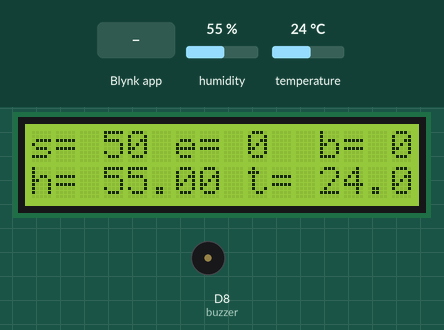
Simulated run of this sketch. Board: ESP8266 (NodeMCU). Parts: 16×2 character LCD, buzzer (waves = sounding, pin HIGH). Inputs (shaded band) come from the test bench; at power-on: humidity 55 %, temperature 24 °C. WiFi joins after 1.5 s; servers stay silent unless stated.

Above: at 4.5 s.
4.6 s: humidity set to 22 %
At 9.1 s:
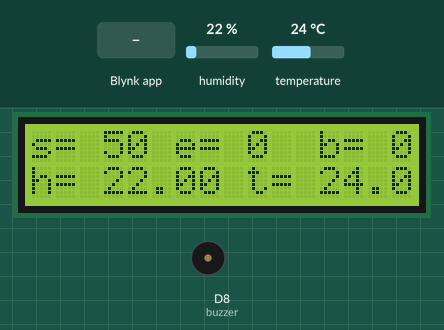
9.4 s: Blynk app writes 1 to V0
At 11.1 s:
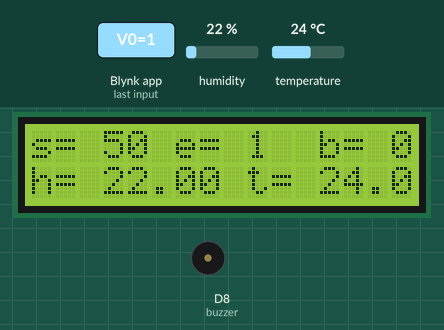
11.4 s: Blynk app writes 1 to V9
At 12.3 s:
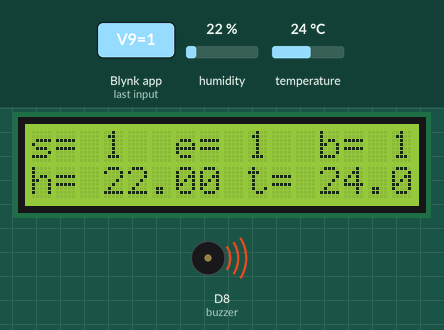
13.4 s: temperature set to 12 °C
At 16.6 s:
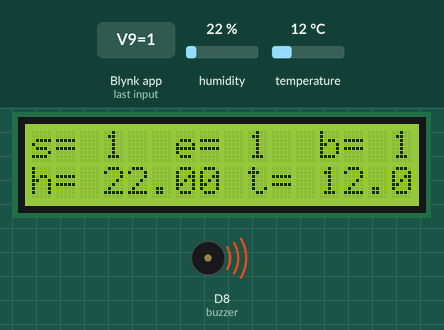
17.4 s: humidity set to 40 %
At 20.8 s:
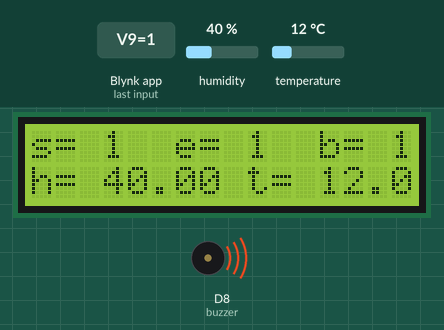
21.4 s: temperature set to 19 °C
At 25.0 s:
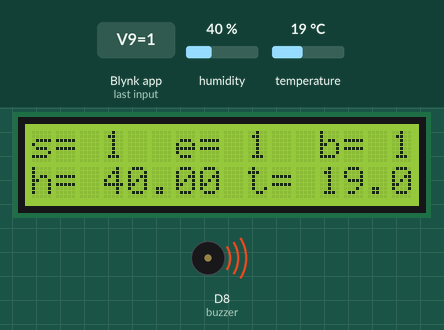
Timing chart, 0 to 26.4 s (numbered marks = the images above; inputs shaded):
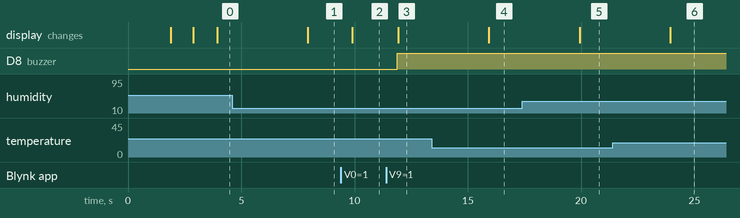

The sketch:

ESP8266LCD.ino
```cpp
#define BLYNK_TEMPLATE_ID "TMPL6KBHYIu_B"
#define BLYNK_TEMPLATE_NAME "mencoba led"
#define BLYNK_AUTH_TOKEN "HOuzqhk8y5AfZGRMsIP2d3Ch5XVWx4zg"

#define typeDHT DHT11
#define BLYNK_PRINT Serial
#include <ESP8266WiFi.h>
#include <BlynkSimpleEsp8266.h>
#include "DHT.h"
#include <LCD_I2C.h>

LCD_I2C LCD(0x27, 16,2);
BlynkTimer timer;
char ssid[] = "BPVP-SIDOARJO";
char pass[] = "bpvpsda2024";

const int  DHTPIN = D7;
 int buzzer = D8;
DHT suhu(DHTPIN,typeDHT);

int tombol = 0;
int batasSuhu = 50;
float celcius = 0;
float kelembapan = 0;
float celcuisHindex = 0;
BLYNK_WRITE(V0) {
 tombol = param.asInt(); // membaca tombol dari blynk
}

BLYNK_WRITE(V9) {
 batasSuhu = param.asInt(); // membaca batas suhu dari bllynk
}

void bacaSuhu(){
   kelembapan = suhu.readHumidity();
   celcius = suhu.readTemperature();
   celcuisHindex = suhu.computeHeatIndex(celcius,kelembapan,false);

  Blynk.virtualWrite(V7, celcuisHindex); //menampilkan ke V7

  if (tombol == 1 && celcuisHindex >= batasSuhu) {
    digitalWrite(buzzer, HIGH);
  } else {
    digitalWrite(buzzer, LOW);
  }
}
void bacaLCD(){
  LCD.clear();
  LCD.setCursor(0,0);
  LCD.print("s= ");
  LCD.print(batasSuhu);
  LCD.print("  ");

  LCD.setCursor(6,0);
  LCD.print("e= ");
  LCD.print(tombol);

  int nilaiBuzzer = digitalRead(buzzer);
  LCD.setCursor(12,0);
  LCD.print("b= ");
  LCD.print(nilaiBuzzer);

  LCD.setCursor(0,1);
  LCD.print("h= ");
  LCD.print(kelembapan);
  LCD.print("    ");

  LCD.setCursor(9,1);
  LCD.print("t= ");
  LCD.print(celcius);
  LCD.print("    ");


}
void setup() {
pinMode(buzzer, OUTPUT);
Serial.begin(115200);
Blynk.begin(BLYNK_AUTH_TOKEN, ssid, pass);
suhu.begin();
LCD.begin();
LCD.backlight();
timer.setInterval(2000L, bacaSuhu);
timer.setInterval(2000L, bacaLCD);

LCD.setCursor(4, 0);
LCD.print("welcome");
LCD.setCursor(4, 1);
LCD.print("mendeteksi");
delay(1000);
LCD.clear();
delay(500);
}

void loop() {
  Blynk.run();
  timer.run();
}
```

Measured:
- after the input at 4.6 s, the display: changes after 3.3 s (image 1)
- after the input at 9.4 s, the display: changes after 0.51 s (image 2)
- after the input at 11.4 s, D8 (buzzer): LOW → HIGH after 0.49 s; the display: changes after 0.53 s (image 3)
- after the input at 13.4 s, the display: changes after 2.5 s (image 4)
- after the input at 17.4 s, the display: changes after 2.5 s (image 5)
- after the input at 21.4 s, the display: changes after 2.5 s (image 6)
